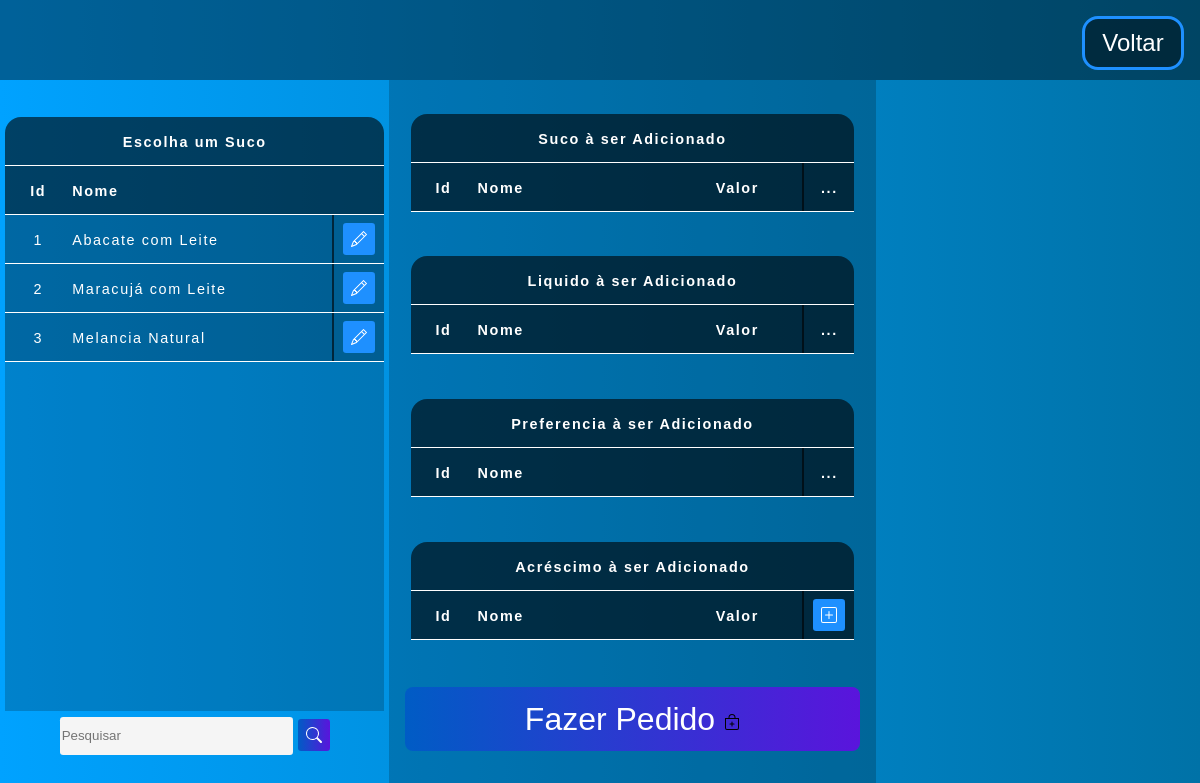
The page /Public/Pedir_Face.php on the database its author committed.
### tables this page shows
CREATE TABLE `04_select_sucos` (
  `id` int(11) NOT NULL AUTO_INCREMENT,
  `trading_name` varchar(100) NOT NULL,
  `ingredientes` varchar(100) NOT NULL,
  `id_fk_fruta_1` int(11) NOT NULL,
  `id_fk_peso_1` int(11) NOT NULL,
  `id_fk_fruta_2` int(11) DEFAULT NULL,
  `id_fk_peso_2` int(11) DEFAULT NULL,
  `id_fk_fruta_3` int(11) DEFAULT NULL,
  `id_fk_peso_3` int(11) DEFAULT NULL,
  `id_fk_fruta_4` int(11) DEFAULT NULL,
  `id_fk_peso_4` int(11) DEFAULT NULL,
  `id_fk_fruta_5` int(11) DEFAULT NULL,
  `id_fk_peso_5` int(11) DEFAULT NULL,
  `id_fk_liquido` int(11) NOT NULL,
  `id_fk_peso_liquido` int(11) NOT NULL,
  PRIMARY KEY (`id`)
);

### Public/Templates/04_Table_Select_Sucos.php (the view, shortened to what this page needs)
<?php
    include_once('../config.php');
    $table = '04_select_sucos';
    if(!empty($_GET['search']))
    {
        $data = $_GET['search'];
        $sql = "SELECT * FROM $table WHERE id LIKE '%$data%' or nome LIKE '%$data%' ORDER BY id ";
    }
    else
    {
        $sql = "SELECT * FROM $table";
    }
    $result = $conexao->query($sql);
    $table_Select = $table;
    $table_Insert = '09_pre_venda_suco';
?>
<div class="col_100vh">
<div class="container_col">
    <div class="col_2rem"></div>
    <table id="table_select_sucos">
        <thead>
            <tr>
                <th class="title_table" >Escolha um Suco</th>
            </tr>
            <tr>
                <th class="id"      >Id</th>
                <th class="nome"    >Nome</th>
                <th class="preenche_tam"    ></th>
            </tr>
        </thead>
        <tbody>
            <?php
                while($user_data = mysqli_fetch_assoc($result)) {
                    echo    "<tr>";
                    echo    "<td class='id'>".$user_data['id']."</td>";
                    echo    "<td class='nome'>".$user_data['trading_name']."</td>";
                    echo    "<td class='preenche'></td>";
                    echo    "<td class='botao'>
                                <a href='tools/600_Tools_Add_Pre_Suco.php?table_Select=$table_Select&id_Select=$user_data[id]&table_Insert=$table_Insert' title='Marcar' id='btn-primary'>
                                    <svg xmlns='http://www.w3.org/2000/svg' width='16' height='16' fill='currentColor' class='bi bi-pencil' viewBox='0 0 16 16'>
                                        <path d='M12.146.146a.5.5 0 0 1 .708 0l3 3a.5.5 0 0 1 0 .708l-10 10a.5.5 0 0 1-.168.11l-5 2a.5.5 0 0 1-.65-.65l2-5a.5.5 0 0 1 .11-.168l10-10zM11.207 2.5 13.5 4.793 14.793 3.5 12.5 1.207 11.207 2.5zm1.586 3L10.5 3.207 4 9.707V10h.5a.5.5 0 0 1 .5.5v.5h.5a.5.5 0 0 1 .5.5v.5h.293l6.5-6.5zm-9.761 5.175-.106.106-1.528 3.821 3.821-1.528.106-.106A.5.5 0 0 1 5 12.5V12h-.5a.5.5 0 0 1-.5-.5V11h-.5a.5.5 0 0 1-.468-.325z'/>
                                    </svg>
                                </a>
                            </td>";
                    echo    "</tr>";
                }
            ?>
        </tbody>
    </table>
    <div class="box-search">
        <input type="search" class="form-control w-25" placeholder="Pesquisar" id="pesquisar">
            <a onclick="searchData()" id="btn-pesquisar" >
            </a>
    </div>
    </div>
</div>

### Public/Static_1/css/Tela.css (style rules this page uses)
html { width: 100vw; height: 100vh; }
a { text-decoration: none; }
#btn-primary, #btn-danger, #btn-pesquisar { display:inline-block; color:white; background-color: dodgerblue; cursor: pointer; width: 2rem; height: 2rem; line-height: 2.4rem; border-radius: 0.2rem; text-align: center; position: relative; top: 0.15em; }
#btn-pesquisar { background-image: linear-gradient(to right,rgb(0, 92, 197), rgb(90, 20, 220)); }
.box-search { width: 100%; text-align: center; }
.form-control { background-color: whitesmoke; border-radius: 0.2rem; border: none; width: 60%; height: 2.4rem; }

### Public/Static_1/css/Table.css (style rules this page uses)
.title_table { width: 100%; }
table { border-radius: 1rem 1rem 0 0; padding: 0.2rem; letter-spacing: 0.1rem; font-size: 0.9rem; color:white; text-align: center; width: 100%; }
thead { background: rgba(0, 0, 0, 0.6); display: inline-block; width: 100%; border-radius: 1rem 1rem 0 0; }
tbody { display: inline-block; width: 100%; overflow:auto; max-height: 68vh; }
tr { display: flex; flex-flow: row; width: 100%; height: 3rem; line-height:3rem; font-family: Arial, Helvetica, sans-serif; border-bottom:0.12rem solid white; float:left; }
tbody tr { background: rgba(0, 0, 0, 0.3); }
tr .id { flex-grow: 0; flex-basis: 4rem; }
tr .nome { text-align: left; flex-grow: 1; flex-basis: auto; }
tr .preenche { background: rgba(0, 0, 0, 0.6); }
tr .preenche_tam { flex-grow: 0; flex-basis: 3.4rem; }
tr .botao { flex-grow: 0; flex-basis: 3rem; }
#table_select_sucos tbody tr { background: rgba(0, 0, 0, 0.2); }
#table_select_sucos tbody, #table_select_liquidos tbody, #table_select_preferencias tbody, #table_select_acrescimos tbody { max-height: 62vh; }
#table_select_sucos tbody { height: 62vh; background: rgba(0, 0, 0, 0.2); }

### Public/Static_1/css/Container.css (style rules this page uses)
.container_col { display: flex; flex-flow: column; width: 100%; height: 100%; float:left; }
.container_col .col_2rem { flex-grow: 0; flex-basis: 2rem; }
.container_col .col_100vh { flex-grow: 0; flex-basis: 84vh; }

### rows shown on the page
04_select_sucos: id "1", trading_name "Abacate com Leite"
04_select_sucos: id "2", trading_name "Maracujá com Leite"
04_select_sucos: id "3", trading_name "Melancia Natural"
